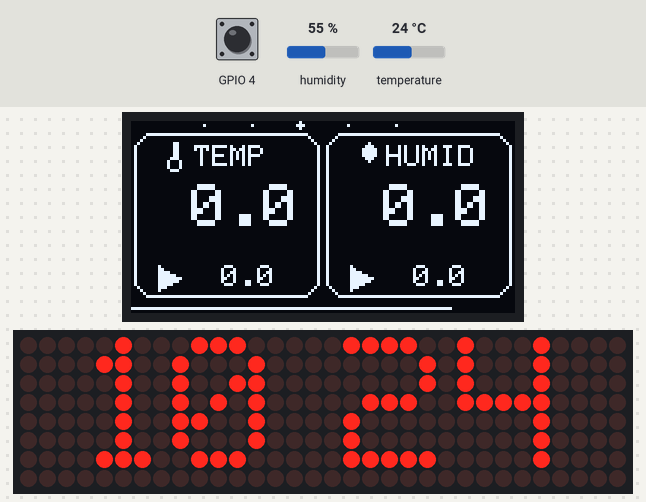
Recording of a program running on a simulated ESP32. Parts: 128×64 one-colour display, 32×8 LED matrix. The test bench sets the inputs (shaded band); at power-on: GPIO 4 HIGH, humidity 55 %, temperature 24 °C. WiFi joins after 1.5 s; servers stay silent unless stated; the local clock reads 2024-03-15 10:24:30 at power-on unless the program sets it; what the program prints to the serial monitor is not drawn.

Above: at 1.78 s.
1.8 s: GPIO 4 pulled LOW for 0.15 s
2.5 s: GPIO 4 pulled LOW for 1 s
At 2.98 s:
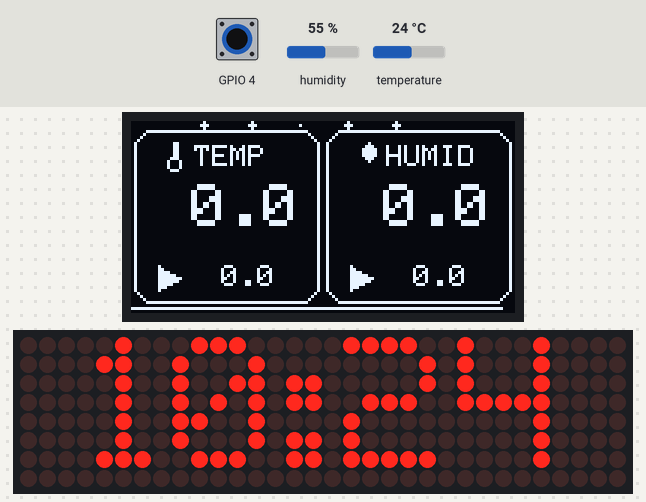
4.1 s: humidity set to 22 %
At 11.01 s:
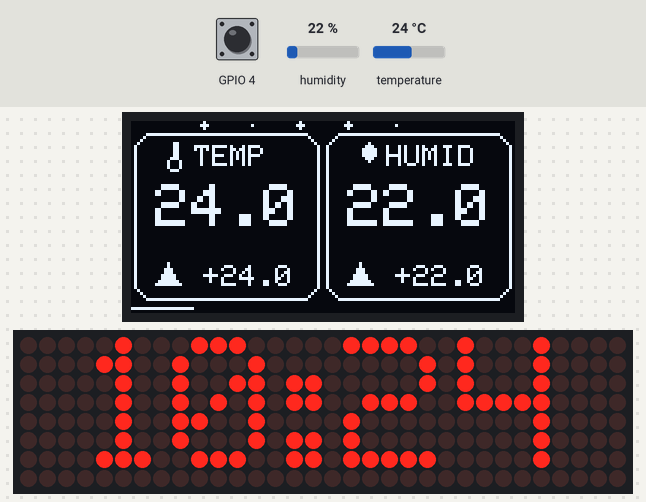
11.7 s: GPIO 4 pulled LOW for 3.2 s
At 17.39 s:
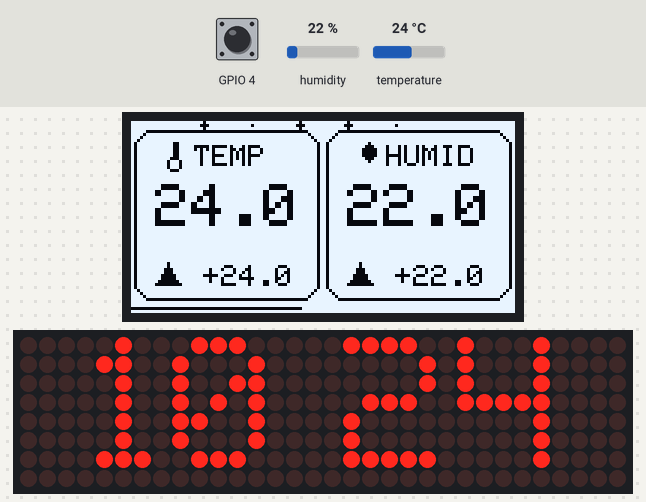
25.9 s: GPIO 4 pulsed LOW 5 times (0.12 s each, 0.3 s apart)
At 26.41 s:
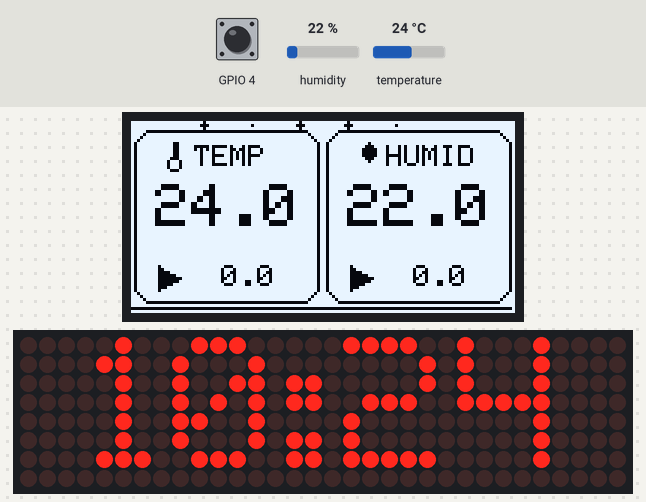
28.9 s: temperature set to 12 °C
At 30.42 s:
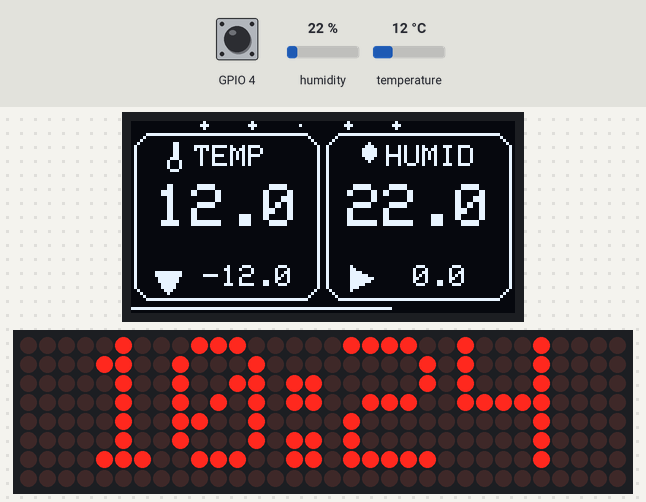

Measured:
- after the input at 2.5 s, the display: first changes at once (image 1 shows a later state)
- after the input at 25.9 s, the display: first changes at once (image 4 shows a later state)

The program:

main.cpp
```cpp
#include <Arduino.h>
#include <DHT.h>
#include <WiFi.h>
#include "include/Timer.h"
#include "include/DebugMacros.h"
#include "time.h"
#include <Wire.h>
#include <SPI.h>
#include <MD_Parola.h>
#include <MD_MAX72xx.h>
#include <SPI.h>
#include "include/DisplayManager.h"
#include "include/LogicManager.h"
#include <RTClib.h>

// ------------- WiFI -------------------------------------------------------------------------------------------------
const char *ssid_wifi = "RumahBapa_3";
const char *pw_wifi = "kurupukseblak";

// ************** Temp & Humid ********************************************************************************************

// Prev data for trend
float prevTemperature = 0.0;
float prevHumidity = 0.0;
unsigned long lastTrendUpdate = 0;
const unsigned long TREND_INTERVAL = 30000;

// ------------- DHT 22 -----------------------------------------------------------------------------------------------
#define DHT_PIN 14
DHT dht(DHT_PIN, DHT22);
Timer updateDataDHT(10000); // 10s
float temperature = 0.0;
float humidity = 0.0;

// ------------- OLED Display -----------------------------------------------------------------------------------------------
Adafruit_SH1106G OLED = Adafruit_SH1106G(128, 64, &Wire, -1);
Timer breathEffect(80);   //0.08s
Timer updateTrend(30000); // 30s

// Variabel animasi
int animFrame = 0;
unsigned long lastUpdate = 0;
int breatheOffset = 0;
bool breatheUp = true;

// Timer for OLED
bool isOledDisplayOn = true;
Timer oledDisplayOff(10000);
int isDisplayInverted = false;

// ************** Clock ********************************************************************************************
// ------------- NTP -----------------------------------------------------------------------------------------------
const char *ntpServer = "pool.ntp.org";
const char *ntpServer2 = "id.pool.ntp.org";
const char *ntpServer3 = "time.google.com";
const long gmtOffset_sec = 7 * 3600;
const int daylightOffset_sec = 0; // Indonesia tidak pakai Daylight Saving

// ------------- RTC -----------------------------------------------------------------------------------------------
RTC_DS3231 rtc;
Timer RTCupdate(1000);
Timer syncTime(60000 * 60);
bool isLastSyncSuccess = true;

// ------------- Time -----------------------------------------------------------------------------------------------
Timer printClock(1000); // Needed for colon blink
bool showColon = true;


// ------------- Dot Matrix -----------------------------------------------------------------------------------------------
#define HARDWARE_TYPE MD_MAX72XX::FC16_HW
#define MAX_DEVICES 4
#define CS_PIN 5
MD_Parola Dmatrix = MD_Parola(HARDWARE_TYPE, CS_PIN, MAX_DEVICES);

// ------------- Touch Sensor -----------------------------------------------------------------------------------------------
bool touched = false;
int thresholdTouched = 35;
int thresholdReleased = 50;
Timer printTouch(1000);
unsigned long startTouch = 0;
unsigned long howLongTouched = 0;


// Start
void setup(){
  debugBegin(115200);

  // RTC setup
  if(!rtc.begin()) debugPrintln("Couldn't find RTC"); // Not connected
  if(rtc.lostPower()) debugPrintln("RTC lost power"); // Amnesia

  // Setup DHT
  dht.begin();

  // Setup Oled
  OLED.begin(0x3c, true);
  OLED.setContrast(0);
  OLED.clearDisplay();
  OLED.display();

  // Setup Dot Matrix
  Dmatrix.begin();
  Dmatrix.setTextAlignment(PA_CENTER);
  Dmatrix.setIntensity(0);

  // Setup for NTP
  configTime(gmtOffset_sec, daylightOffset_sec, ntpServer, ntpServer2,ntpServer3);

  Dmatrix.displayClear();

  delay(500);
}

void loop(){
  int currentTouch = touchRead(4);

  // Update data DHT (for trend)
  if (updateDataDHT.isReady()) {
    prevHumidity = humidity;
    prevTemperature = temperature;

    temperature = dht.readTemperature();
    humidity = dht.readHumidity();

    // debugPrintf("prevTemp: %0.2f  | Temp: %0.2f\n", prevTemperature, temperature);
    // debugPrintf("prevHumid: %0.2f  | Humid: %0.2f\n", prevHumidity, humidity);

  }

  // OLED Animation
  if(isOledDisplayOn){
    if (breathEffect.isReady()) {
      if (breatheUp) {
        breatheOffset++;
        if (breatheOffset >= 3) breatheUp = false;
      } else {
        breatheOffset--;
        if (breatheOffset <= 0) breatheUp = true;
      }
      animFrame++;

      // PROSES DRAWING
      OLED.clearDisplay();
      OLED.setTextColor(SH110X_WHITE);

      // Decorative Display
      drawTimeoutProgressBar(OLED, startTouch, 10000);
      drawDecorativeDots(OLED, animFrame);
      drawTemperatureContainer(OLED, breatheOffset);  // Temperature Container
      drawHumidityContainer(OLED, breatheOffset);     // Humidity Container

      // Data Display
      updateDataTempDisplay(OLED, temperature);
      updateDataHumidDisplay(OLED, humidity);
      drawTrendIndicator(OLED, 4, 45, temperature, prevTemperature); // Temperature trend
      drawTrendIndicator(OLED, 68, 45, humidity, prevHumidity);      // Humidity trend

      OLED.display();
    }

  }

  // Syncing RTC to NTP
  if(syncTime.isReady()){
    debugPrintln("SYNC start");
    initWiFi(ssid_wifi, pw_wifi, Dmatrix);

    isLastSyncSuccess = syncNtpToRtc(rtc);

    // Turn WiFi OFF
    WiFi.disconnect(true);
    WiFi.mode(WIFI_OFF);
    syncTime.reset();
  }

  // Dot Matrix
  if (printClock.isReady()) {
    showColon = !showColon;
    printLocalTime(rtc, Dmatrix, showColon);
    if(!isLastSyncSuccess){
      Dmatrix.getGraphicObject()->setPoint(7, 31, true);
    }
  }

  // if touched
  if(currentTouch  < thresholdTouched && touched== false){
    debugPrintf("Disentuh! ");
    touched = true;
    isOledDisplayOn = true;

    // Turning on display and change inverted
    OLED.invertDisplay(isDisplayInverted ? isDisplayInverted=false:isDisplayInverted=true);
    OLED.oled_command(SH110X_DISPLAYON);

    startTouch = millis();
    oledDisplayOff.reset();
  }

  if(currentTouch  > thresholdReleased && touched == true) {
    debugPrintf("Dilepas\n");
    touched = false;
    debugPrint("Disentuh selama: ");
    howLongTouched = millis()-startTouch;
    debugPrintln(howLongTouched);
  }

  // Timer for oled display
  if (isOledDisplayOn && oledDisplayOff.isReady()){
      isOledDisplayOn = false;
      OLED.clearDisplay();
      OLED.display();
      OLED.oled_command(SH110X_DISPLAYOFF); // Matikan panel secara fisik
  }
  if(howLongTouched > 2000){
    debugPrintln("SYNC start");
    initWiFi(ssid_wifi, pw_wifi, Dmatrix);

    isLastSyncSuccess = syncNtpToRtc(rtc);

    // Turn WiFi OFF
    WiFi.disconnect(true);
    WiFi.mode(WIFI_OFF);
    syncTime.reset();

    howLongTouched = 0;
  }
}
```

DebugMacros.h
```cpp
#ifndef DEBUG_MACROS_H
#define DEBUG_MACROS_H

#include <Arduino.h>

// ================= SETTING =================
#define DEBUG_MODE 1  // 0 = Production, 1 = Development
// ===========================================

#if DEBUG_MODE
  #define debugBegin(x)    Serial.begin(x)
  #define debugPrint(x)    Serial.print(x)
  #define debugPrintln(x)  Serial.println(x)
  #define debugPrintf(...) Serial.printf(__VA_ARGS__)
#else
  #define debugBegin(x)
  #define debugPrint(x)
  #define debugPrintln(x)
  #define debugPrintf(...)
#endif

#endif // Akhir dari DEBUG_MACROS_H
```

DisplayManager.h
```cpp
#ifndef DISPLAY_MANAGER_H
#define DISPLAY_MANAGER_H

#include <Arduino.h>
#include "time.h"
#include "DebugMacros.h"
#include <MD_Parola.h>
#include <MD_MAX72xx.h>
#include "LogicManager.h"
#include <Wire.h>
#include <Adafruit_GFX.h>
#include <Adafruit_SH110X.h>
#include <RTClib.h>

void printLocalTime(RTC_DS3231 &rtc, MD_Parola &display, bool isColonVisible){
  char time[6];
  DateTime timeInfo = rtc.now();

  sprintf(time, "%02d%c%02d", timeInfo.hour(),(isColonVisible ? ':':' '), timeInfo.minute());

  display.print(time);
}


void drawThermometerIcon(Adafruit_SH1106G &display, int x, int y ) {
  display.drawRect(x+1, y, 2, 5, SH110X_WHITE);
  display.drawCircle(x+1, y+7, 2, SH110X_WHITE);
  display.drawPixel(x+1, y+5, SH110X_WHITE);
}
void drawDropletIcon(Adafruit_SH1106G &display, int x, int y) {
  display.drawPixel(x+2, y, SH110X_WHITE);
  display.drawLine(x+1, y+1, x+3, y+1, SH110X_WHITE);
  display.drawLine(x, y+2, x+4, y+2, SH110X_WHITE);
  display.drawLine(x, y+3, x+4, y+3, SH110X_WHITE);
  display.drawLine(x, y+4, x+4, y+4, SH110X_WHITE);
  display.drawLine(x+1, y+5, x+3, y+5, SH110X_WHITE);
  display.drawPixel(x+2, y+6, SH110X_WHITE);
}

void drawTrendIndicator(Adafruit_SH1106G &display, int x, int y, float currentVal, float prevVal) {
  float diff = currentVal - prevVal;
  // debugPrint("trend: ");
  // debugPrintln(diff);
  int arrowX = x + 8;
  int arrowY = y + 5;

  display.setTextSize(1);

  if (diff > 0.3) {
    // Panah naik ▲ (segitiga lancip di atas)
    display.fillTriangle(arrowX, arrowY-3, arrowX-4, arrowY+4, arrowX+4, arrowY+4, SH110X_WHITE);

    // Selisih nilai di sebelah kanan panah
    display.setCursor(x + 20, y + 3);
    display.print("+");
    display.print(diff, 1);

  } else if (diff < -0.3) {
    // Panah turun ▼ (segitiga lancip di bawah)
    display.fillTriangle(arrowX, arrowY+7, arrowX-4, arrowY, arrowX+4, arrowY, SH110X_WHITE);

    // Selisih nilai di sebelah kanan panah
    display.setCursor(x + 20, y + 3);
    display.print(diff, 1);

  } else {
    // Stabil ▶ (segitiga lancip di kanan)
    display.fillTriangle(arrowX+4, arrowY+2, arrowX-3, arrowY-2, arrowX-3, arrowY+6, SH110X_WHITE);

    // Selisih hampir nol
    display.setCursor(x + 20, y + 3);
    display.print(" 0.0");
  }
}

void drawTemperatureContainer(Adafruit_SH1106G &display, int breathe) {
  int boxWidth = 62;
  int boxHeight = 58;
  int boxX = 1;
  int boxY = 3;

  // Box dengan corner radius dan efek breathe
  display.drawRoundRect(boxX, boxY + breathe/2, boxWidth, boxHeight - breathe, 6, SH110X_WHITE);

  // Icon termometer di pojok kiri atas
  drawThermometerIcon(display, boxX + 12, boxY + 4);

  // Label SUHU kecil di sebelah icon
  display.setTextSize(1);
  display.setCursor(boxX + 20, boxY + 5);
  display.print("TEMP");

}

void updateDataTempDisplay(Adafruit_SH1106G &display, float temperature){
  // debugPrintf("UpdateTemp: %0.2f\n", temperature);
  int boxWidth = 62;
  int boxX = 1;
  int boxY = 3;

  // Nilai temperature BESAR di tengah
  display.setTextSize(2);
  char tempStr[6];
  dtostrf(temperature, 4, 1, tempStr);
  int textWidth = strlen(tempStr) * 12;
  display.setCursor(boxX + (boxWidth - textWidth)/2, boxY + 18);
  display.print(tempStr);
}


void drawHumidityContainer(Adafruit_SH1106G &display,int breathe) {
  int boxWidth = 62;
  int boxHeight = 58;
  int boxX = 65;
  int boxY = 3;

  // Box dengan corner radius dan efek breathe
  display.drawRoundRect(boxX, boxY + breathe/2, boxWidth, boxHeight - breathe, 6, SH110X_WHITE);

  // Icon droplet di pojok kiri atas
  drawDropletIcon(display, boxX + 12, boxY + 4);

  // Label HUMID kecil di sebelah icon
  display.setTextSize(1);
  display.setCursor(boxX + 20, boxY + 5);
  display.print("HUMID");

}

void updateDataHumidDisplay(Adafruit_SH1106G &display, float humidity){
  int boxWidth = 62;
  int boxHeight = 58;
  int boxX = 65;
  int boxY = 3;

  // Nilai humidity BESAR di tengah
  display.setTextSize(2);
  char humidStr[6];
  dtostrf(humidity, 4, 1, humidStr);
  int textWidth = strlen(humidStr) * 12;
  display.setCursor(boxX + (boxWidth - textWidth)/2, boxY + 18);
  display.print(humidStr);
}

void drawDecorativeDots(Adafruit_SH1106G &display, int frame) {
  // Dots atas
  for (int i = 0; i < 5; i++) {
    int x = 24 + i * 16;
    int brightness = (frame + i * 10) % 30;
    if (brightness < 15) {
      display.fillCircle(x, 1, 1, SH110X_WHITE);
    } else {
      display.drawPixel(x, 1, SH110X_WHITE);
    }
  }


}
void drawTimeoutProgressBar(Adafruit_SH1106G &display, unsigned long startTime, unsigned long totalDuration) {
  unsigned long elapsed = millis() - startTime;

  // Pastikan tidak terjadi overflow atau angka negatif
  if (elapsed > totalDuration) elapsed = totalDuration;

  // Hitung lebar bar (128 piksel max)
  int barWidth = map(elapsed, 0, totalDuration, 128, 0);

  // Gambar Progress Bar di baris 62-63 (menggantikan dots bawah)
  display.drawFastHLine(0, 62, 128, SH110X_BLACK); // Clear area bawah
  display.drawFastHLine(0, 62, barWidth, SH110X_WHITE);
}
#endif 
```

LogicManager.h
```cpp
#ifndef LOGIC_MANAGER_H
#define LOGIC_MANAGER_H

#include <Arduino.h>
#include <WiFi.h>
#include <DHT.h>
#include "DebugMacros.h"
#include <MD_Parola.h>
#include <MD_MAX72xx.h>
#include <RTClib.h>

void initWiFi(const char* ssid, const char* pass, MD_Parola &matrix) {
    WiFi.mode(WIFI_STA);
    WiFi.begin(ssid, pass);
    debugPrintf("Connecting to %s\n", ssid);

    matrix.getGraphicObject()->setPoint(7, 0, true);
    unsigned long startAttempt = millis();

    while (WiFi.status() != WL_CONNECTED && millis() - startAttempt < 15000){
        yield();
    }
    matrix.getGraphicObject()->setPoint(7, 0, false);

    if (WiFi.status() == WL_CONNECTED) {
        debugPrintf("Connected! %d\n", WiFi.RSSI());
    } else {
        debugPrintln("WiFi Timeout. Running on RTC only.");
    }
}

bool isInternetAvailable() {
    IPAddress remote_ip;
    // Mencoba melakukan DNS lookup ke google.com
    // Jika berhasil (return 1), berarti internet tersedia.
    if (WiFi.hostByName("google.com", remote_ip)) {
        return true;
    }
    return false;
}
bool syncNtpToRtc(RTC_DS3231 &rtc){
    struct tm timeinfo;
    unsigned long startWait = millis();

    debugPrint("Waiting for NTP sync...");

    // Tunggu maksimal 5 detik, tapi JANGAN membuat jam freeze
    while (!getLocalTime(&timeinfo) && millis() - startWait < 5000) {

        yield();
    }

    if (getLocalTime(&timeinfo)) {
        rtc.adjust(DateTime(timeinfo.tm_year + 1900, timeinfo.tm_mon + 1, timeinfo.tm_mday,
                            timeinfo.tm_hour, timeinfo.tm_min, timeinfo.tm_sec));
        debugPrintln("\nSYNC SUCCESS!");
        return true;
    }

    debugPrintln("\nSYNC TIMEOUT!");
    return false;
}


#endif
```

Timer.h
```cpp
#ifndef TIMER_H
#define TIMER_H

#include <Arduino.h>

class Timer {
  private:
    unsigned long _prevMillis;
    unsigned long _interval;

  public:
    Timer(unsigned long interval) {
      _interval = interval;
      _prevMillis = 0;
    }

    bool isReady() {
      unsigned long curr = millis();
      if (curr - _prevMillis >= _interval) {
        _prevMillis = curr;
        return true;
      }
      return false;
    }

    void reset() {
      _prevMillis = millis();
    }
};

#endif
```
